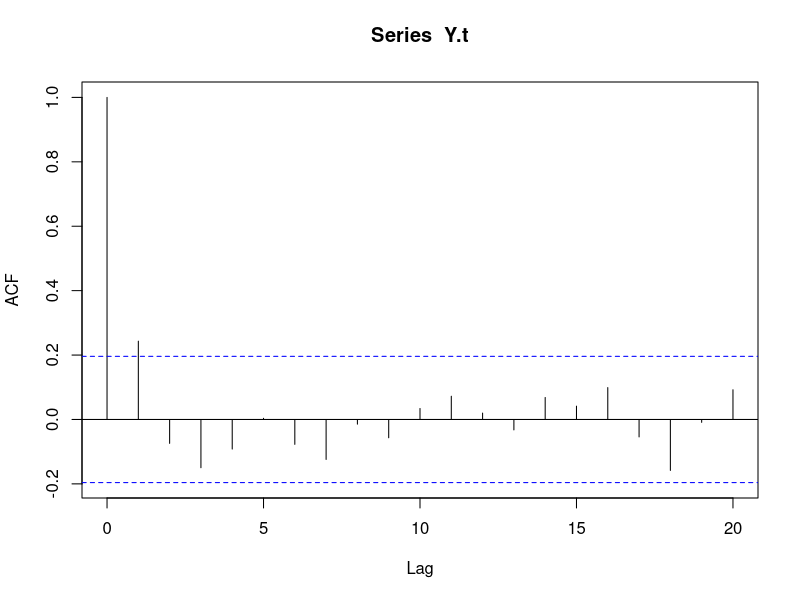
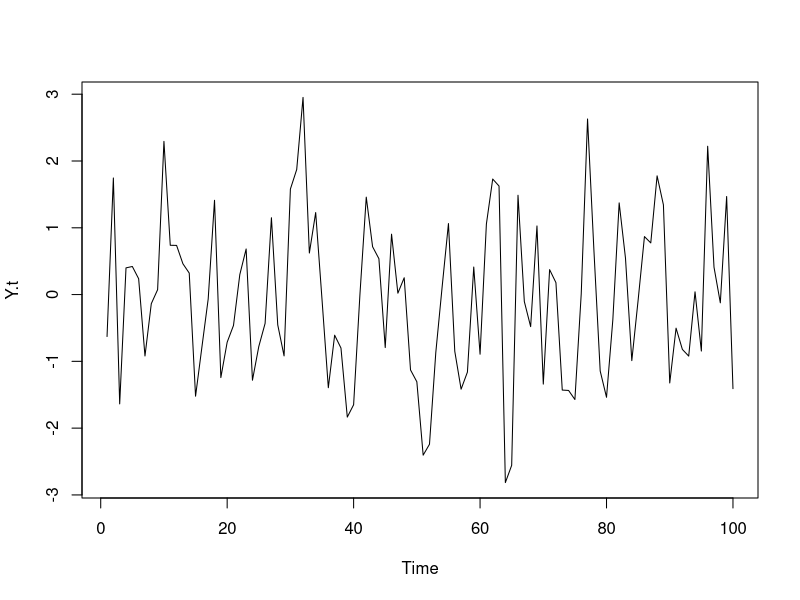

The R source for these figures, in order: (Note: this script raises an error after producing the figures.)
##Q2 R code
#let e_t ~ id N(0,1), let n=100
#theta=0.25=1/4
Y.t=arima.sim(list(order=c(0,0,1),ma=0.25),n=100)
#compute the ACF
acf(Y.t)
#plot the time series
plot.ts(Y.t)
#theta=4
Y.t=arima.sim(list(order=c(0,0,1),ma=4),n=100)
#compute the ACF
acf(Y.t2)
#plot the time series
plot.ts(Y.t2)

##Q3 R code
N=50
xs1=rep(NA,N) #create a vector called xs1 of length N, filled with NAs
ys1=rep(NA,N) #create a vector called ys1 of length N, filled with NAs
xs1[1]=0 # set the first element of xs1 to zero.
#simulate xs1 using a loop
for (t in 2:N)
{ 
  xs1[t]=xs1[t-1] + rnorm(1,0,1) # random walk for xs1
}
# simulate ys1
for (t in 1:N)
{ 
  ys1[t]=4 + 3*t + xs1[t]
}

#compute the ACF
acf(ys1)
#compute the first 10 ACFs
acf(ys1, lag.max=10)
#plot the time series
ts.plot(ys1)
